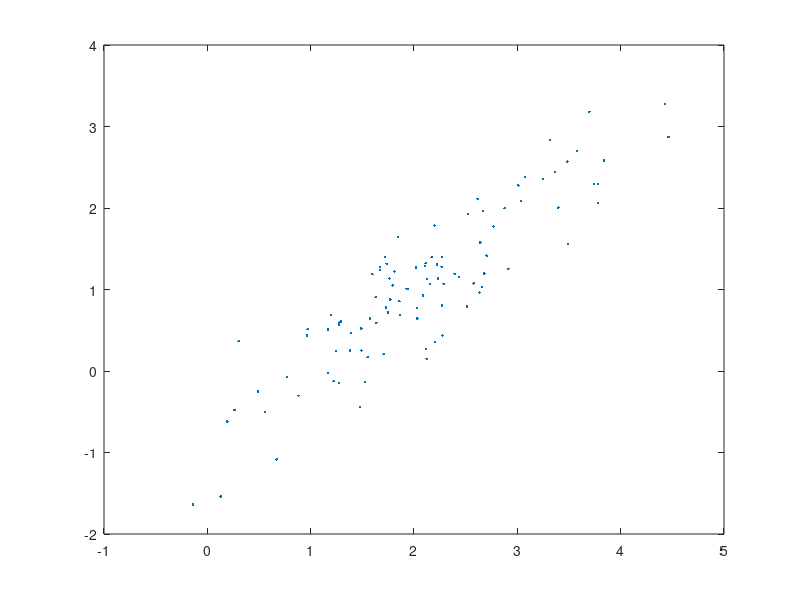

Recreate this plot in MATLAB.
% Description: Shows cholesky decomposition of covariance matrix
  
clear all; clc;

%Define a covaraiance matrix
Sigma = [1,0.9 ; 0.9,1];
mu = [2;1];

%Lets get 100 samples in pairs of 2
n = 100;
[Y,C] = mvnrnd(mu,Sigma,n);

%prints realizations
Y

%Plots realizations
plot(Y(:,1),Y(:,2),'.')

%Prints sigma and cholesky factor
Sigma
C'
